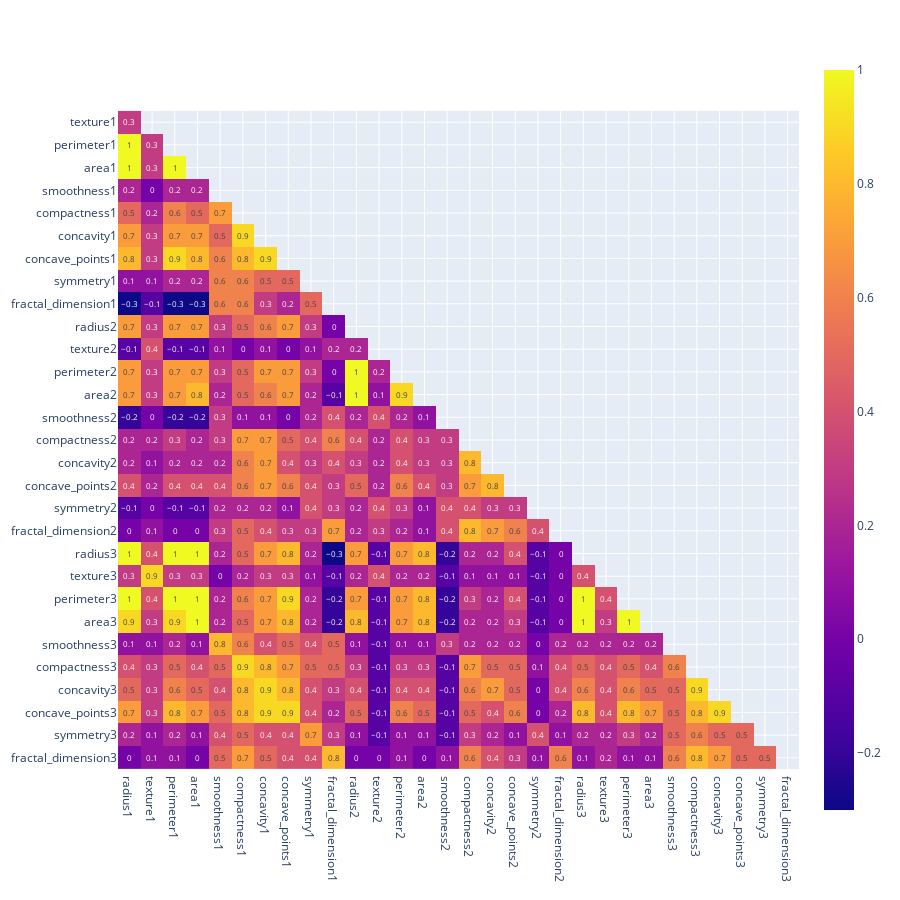

The notebook cell saved with this chart:
### Code cell
std_corr = standard.corr().round(1)  
# Mask to matrix
mask = np.zeros_like(std_corr, dtype=bool)
mask[np.triu_indices_from(mask)] = True
# Viz
df_corr_viz = std_corr.mask(mask).dropna(how='all')
fig = px.imshow(df_corr_viz, text_auto=True)
fig.update_layout(height = 900, width=900)
fig.show()

### Figure 1 — Plotly figure (JSON) as saved in the notebook; plotly's stock layout.template omitted (floating-point values rounded to 4 significant figures; data arrays with more than 128 entries replaced by an {"elided": "..."} marker saying what was removed)
{"data": [{"coloraxis": "coloraxis", "hovertemplate": "x: %{x}<br>y: %{y}<br>color: %{z}<extra></extra>", "name": "0", "texttemplate": "%{z}", "type": "heatmap", "x": ["radius1", "texture1", "perimeter1", "area1", "smoothness1", "compactness1", "concavity1", "concave_points1", "symmetry1", "fractal_dimension1", "radius2", "texture2", "perimeter2", "area2", "smoothness2", "compactness2", "concavity2", "concave_points2", "symmetry2", "fractal_dimension2", "radius3", "texture3", "perimeter3", "area3", "smoothness3", "compactness3", "concavity3", "concave_points3", "symmetry3", "fractal_dimension3"], "xaxis": "x", "y": ["texture1", "perimeter1", "area1", "smoothness1", "compactness1", "concavity1", "concave_points1", "symmetry1", "fractal_dimension1", "radius2", "texture2", "perimeter2", "area2", "smoothness2", "compactness2", "concavity2", "concave_points2", "symmetry2", "fractal_dimension2", "radius3", "texture3", "perimeter3", "area3", "smoothness3", "compactness3", "concavity3", "concave_points3", "symmetry3", "fractal_dimension3"], "yaxis": "y", "z": {"elided": "29x30 float values"}}], "layout": {"coloraxis": {"colorscale": [[0, "#0d0887"], [0.1111, "#46039f"], [0.2222, "#7201a8"], [0.3333, "#9c179e"], [0.4444, "#bd3786"], [0.5556, "#d8576b"], [0.6667, "#ed7953"], [0.7778, "#fb9f3a"], [0.8889, "#fdca26"], [1, "#f0f921"]]}, "height": 900, "margin": {"t": 60}, "width": 900, "xaxis": {"anchor": "y", "constrain": "domain", "domain": [0, 1], "scaleanchor": "y"}, "yaxis": {"anchor": "x", "autorange": "reversed", "constrain": "domain", "domain": [0, 1]}}}
